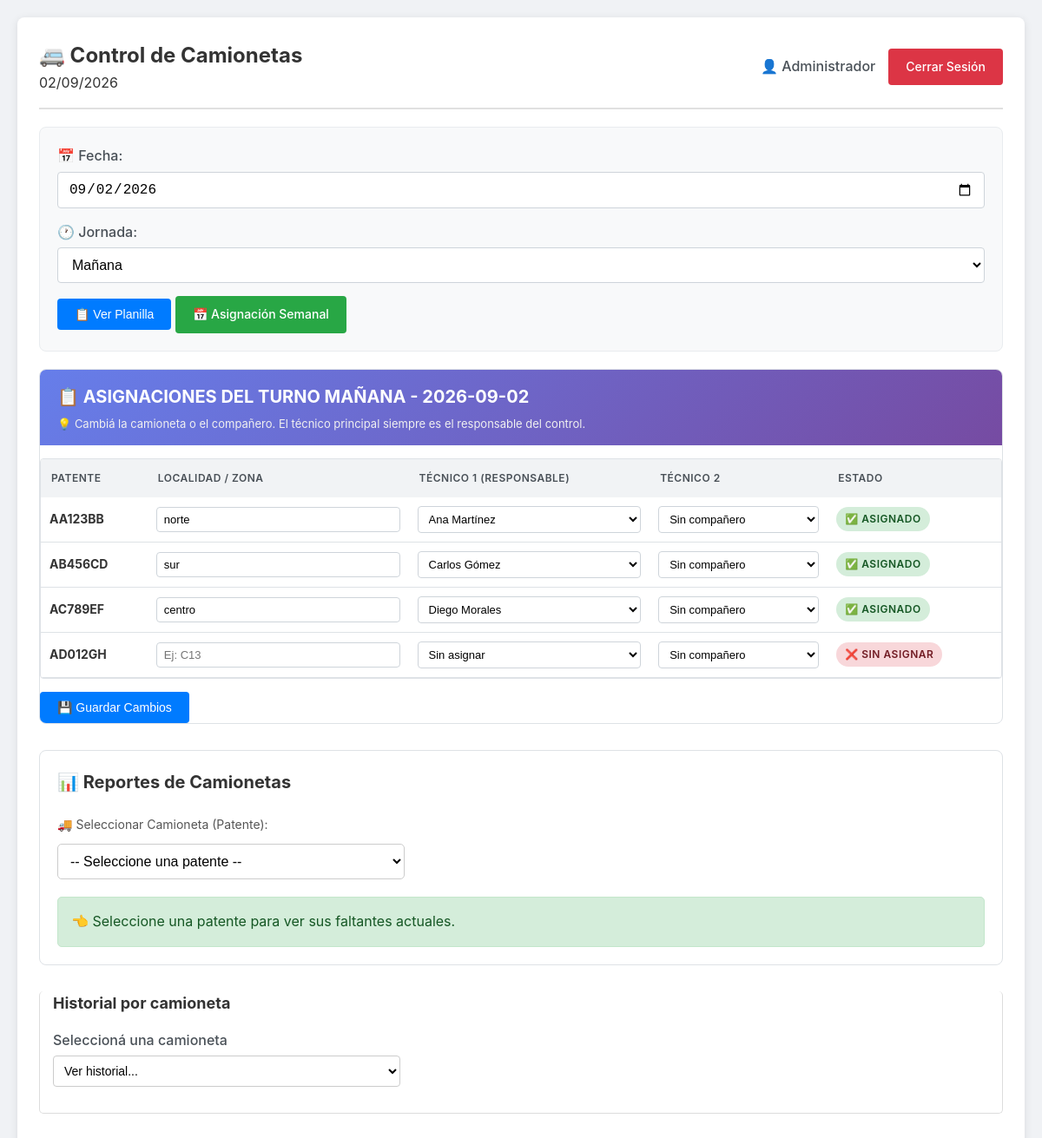
Page /admin (signed in) on the committed database.
### tables this page shows
CREATE TABLE camionetas (
            id INTEGER PRIMARY KEY AUTOINCREMENT,
            patente TEXT UNIQUE NOT NULL,
            activa INTEGER DEFAULT 1
        );

CREATE TABLE asignaciones (
            id INTEGER PRIMARY KEY AUTOINCREMENT,
            camioneta_id INTEGER,
            tecnico_id INTEGER,
            tecnico2_id INTEGER,
            fecha TEXT NOT NULL,
            jornada TEXT NOT NULL,
            estado TEXT DEFAULT 'PENDIENTE',
            zona TEXT,
            FOREIGN KEY (camioneta_id) REFERENCES camionetas(id),
            FOREIGN KEY (tecnico_id) REFERENCES usuarios(id),
            FOREIGN KEY (tecnico2_id) REFERENCES usuarios(id)
        );

### app.py (the view, shortened to what this page needs)
@app.route('/admin')
def admin():
    if 'usuario_id' not in session or session.get('rol') != 'admin':
        return redirect(url_for('login'))
    fecha_seleccionada = request.args.get('fecha', datetime.now().strftime('%Y-%m-%d'))
    jornada_seleccionada = request.args.get('jornada', 'mañana')
    fecha_actual = datetime.now().strftime('%d/%m/%Y')
    conexion = get_db()
    try:
        tecnicos = obtener_tecnicos()
        camionetas = obtener_camionetas()
        asignaciones_actuales = conexion.execute('''
            SELECT a.id as asignacion_id, a.camioneta_id, a.tecnico_id, a.tecnico2_id, a.zona,
                   c.patente as camioneta_patente
            FROM asignaciones a
            LEFT JOIN camionetas c ON a.camioneta_id = c.id
            WHERE a.fecha = ? AND a.jornada = ?
        ''', (fecha_seleccionada, jornada_seleccionada)).fetchall()
        asignaciones_por_camioneta = {}
        for a in asignaciones_actuales:
            asignaciones_por_camioneta[a['camioneta_id']] = {
                'asignacion_id': a['asignacion_id'],
                'tecnico_id': a['tecnico_id'],
                'tecnico2_id': a['tecnico2_id'],
                'zona': a['zona'] or ''
            }
        try:
            reportes = conexion.execute('''
                SELECT
                    r.id, r.tipo, r.elemento, r.estado, r.descripcion, r.fecha_hora,
                    COALESCE(cam.patente, 'SIN ASIGNAR') as patente,
                    COALESCE(u.nombre, 'TÉCNICO DESCONOCIDO') as tecnico_nombre
                FROM reportes r
                LEFT JOIN controles co ON r.control_id = co.id
                LEFT JOIN asignaciones a ON co.asignacion_id = a.id
                LEFT JOIN camionetas cam ON a.camioneta_id = cam.id
                LEFT JOIN usuarios u ON a.tecnico_id = u.id
                ORDER BY r.fecha_hora DESC
            ''').fetchall()
            reportes_por_patente = {}
            for reporte in reportes:
                patente = reporte['patente']
                if patente not in reportes_por_patente:
                    reportes_por_patente[patente] = []
                reportes_por_patente[patente].append(dict(reporte))
            patentes_con_reportes = sorted(reportes_por_patente.keys())
            faltantes_por_patente = {}
        except sqlite3.OperationalError:
            reportes_por_patente = {}
            patentes_con_reportes = []
            faltantes_por_patente = {}
    finally:
        conexion.close()
    mensaje = request.args.get('mensaje', '')
    error = request.args.get('error', '')
    planilla = []
    for camioneta in camionetas:
        info = asignaciones_por_camioneta.get(camioneta['id'], {
            'asignacion_id': None,
            'tecnico_id': None,
            'tecnico2_id': None,
            'zona': ''
        })
        planilla.append({
            'camioneta_id': camioneta['id'],
            'camioneta_patente': camioneta['patente'],
            'asignacion_id': info['asignacion_id'],
            'tecnico_id': info['tecnico_id'],
            'tecnico2_id': info['tecnico2_id'],
            'zona': info['zona']
        })
    return render_template('admin.html',
                         camionetas=camionetas,
                         tecnicos=tecnicos,
                         planilla=planilla,
                         reportes=reportes,
                         reportes_por_patente=reportes_por_patente,
                         faltantes_por_patente=faltantes_por_patente,
                         patentes_con_reportes=patentes_con_reportes,
                         fecha_seleccionada=fecha_seleccionada,
                         jornada_seleccionada=jornada_seleccionada,
                         fecha_actual=fecha_actual,
                         mensaje=mensaje,
                         error=error)

### app.py (called while the page is built)
@app.before_request
def limpiar_redirecciones():
    if 'usuario_id' in session:
        rol = session.get('rol')
        if rol == 'admin' and request.path == '/tecnico':
            return redirect(url_for('admin'))
        if rol == 'jefe' and request.path in ['/tecnico', '/admin']:
            return redirect(url_for('jefe'))
        if rol == 'tecnico' and request.path in ['/admin', '/jefe']:
            return redirect(url_for('tecnico'))

def conectar_db():
    return sqlite3.connect(str(DATABASE))

def get_db():
    conexion = conectar_db()
    conexion.row_factory = sqlite3.Row
    return conexion

def obtener_tecnicos():
    conexion = get_db()
    tecnicos = conexion.execute('''
        SELECT id, nombre FROM usuarios
        WHERE rol = 'tecnico' AND activo = 1 ORDER BY nombre
    ''').fetchall()
    conexion.close()
    return tecnicos

def obtener_camionetas():
    conexion = get_db()
    camionetas = conexion.execute('''
        SELECT id, patente FROM camionetas
        WHERE activa = 1 ORDER BY patente
    ''').fetchall()
    conexion.close()
    return camionetas

### templates/admin.html (shortened to what this page needs)
<!DOCTYPE html>
<html lang="es">
<head>
    <link rel="stylesheet" href="{{ url_for('static', filename='css/style.css') }}">
</head>
<body>
    <div class="container">
        <header>
            <div class="header-left">
                <h1>🚐 Control de Camionetas</h1>
                <span class="fecha-actual">{{ fecha_actual }}</span>
            </div>
            <div class="user-info">
                <span>👤 {{ session.nombre }}</span>
                <a href="{{ url_for('logout') }}" class="btn btn-danger">Cerrar Sesión</a>
            </div>
        </header>
        <div class="jornada-selector">
            <form method="GET" action="{{ url_for('admin') }}">
                <div class="form-group">
                    <label for="fecha">📅 Fecha:</label>
                    <input type="date" id="fecha" name="fecha" value="{{ fecha_seleccionada }}" required>
                </div>
                <div class="form-group">
                    <label for="jornada">🕐 Jornada:</label>
                    <select id="jornada" name="jornada">
                        <option value="mañana" {% if jornada_seleccionada == 'mañana' %}selected{% endif %}>Mañana</option>
                    </select>
                </div>
                <button type="submit" class="btn btn-primary">📋 Ver Planilla</button>
                <a href="{{ url_for('asignacion_semanal') }}" class="btn btn-success">📅 Asignación Semanal</a>
            </form>
        </div>
        <div class="planilla-container">
            <div class="planilla-header">
                <h2>📋 ASIGNACIONES DEL TURNO {{ jornada_seleccionada|upper }} - {{ fecha_seleccionada }}</h2>
                <p>💡 Cambiá la camioneta o el compañero. El técnico principal siempre es el responsable del control.</p>
            </div>
            <form method="POST" action="{{ url_for('guardar_planilla') }}" id="form-planilla">
                <div class="table-responsive">
                    <table class="table-planilla">
                        <thead>
                            <tr>
                                <th>PATENTE</th>
                                <th>LOCALIDAD / ZONA</th>
                                <th>TÉCNICO 1 (Responsable)</th>
                                <th>TÉCNICO 2</th>
                                <th>ESTADO</th>
                            </tr>
                        </thead>
                        <tbody>
                            {% for fila in planilla %}
                            <tr class="fila-asignacion">
                                <td>
                                    <strong>{{ fila.camioneta_patente }}</strong>
                                </td>
                                <td>
                                    <input type="text" name="zona_{{ fila.camioneta_id }}" value="{{ fila.zona or '' }}" placeholder="Ej: C13">
                                </td>
                                <td>
                                    <select name="tecnico_{{ fila.camioneta_id }}" class="tecnico-select">
                                        <option value="">Sin asignar</option>
                                        {% for tecnico in tecnicos %}
                                            <option value="{{ tecnico.id }}"
                                                {% if tecnico.id == fila.tecnico_id %}selected{% endif %}>
                                                {{ tecnico.nombre }}
                                            </option>
                                        {% endfor %}
                                    </select>
                                </td>
                                <td>
                                    <select name="tecnico2_{{ fila.camioneta_id }}" class="tecnico2-select">
                                        <option value="">Sin compañero</option>
                                    </select>
                                </td>
                                <td>
                                    {% if fila.tecnico_id %}
                                        <span class="badge badge-success">✅ ASIGNADO</span>
                                    {% else %}
                                        <span class="badge badge-danger">❌ SIN ASIGNAR</span>
                                    {% endif %}
                                </td>
                            </tr>
                            {% endfor %}
                        </tbody>
                    </table>
                </div>
                <button type="submit" class="btn btn-primary">💾 Guardar Cambios</button>
            </form>
        </div>
        <div class="reportes-section">
            <h2>📊 Reportes de Camionetas</h2>
            <label for="selector-patente">🚚 Seleccionar Camioneta (Patente):</label>
            <br>
            <select id="selector-patente" class="patente-selector" onchange="mostrarDetallesPatente()">
                <option value="">-- Seleccione una patente --</option>
            </select>
            <div id="contenedor-faltantes" class="alerta-ok">
                👈 Seleccione una patente para ver sus faltantes actuales.
            </div>
        </div>
        <section class="panel">
            <h2>Historial por camioneta</h2>
            <div class="form-group">
                <label>Seleccioná una camioneta</label>
                <select onchange="if(this.value) window.location='/historial-camioneta/'+this.value">
                    <option value="">Ver historial...</option>
                </select>
            </div>
        </section>
    </div>
</body>
</html>

### static/css/style.css (style rules this page uses)
* { margin: 0; padding: 0; box-sizing: border-box; }
body { font-family: -apple-system, BlinkMacSystemFont, 'Segoe UI', Roboto, Oxygen, Ubuntu, sans-serif; background-color: #f0f2f5; color: #333; line-height: 1.6; padding: 20px; min-height: 100vh; }
.container { max-width: 1200px; margin: 0 auto; background: white; padding: 25px; border-radius: 8px; box-shadow: 0 2px 10px rgba(0,0,0,0.1); }
header { display: flex; justify-content: space-between; align-items: center; padding-bottom: 15px; border-bottom: 2px solid #e0e0e0; margin-bottom: 20px; flex-wrap: wrap; gap: 10px; }
header h1 { font-size: 24px; color: #333; }
.user-info { display: flex; align-items: center; gap: 15px; flex-wrap: wrap; }
.user-info span { font-weight: 500; color: #495057; }
.btn { display: inline-block; padding: 10px 20px; border: none; border-radius: 4px; font-size: 14px; font-weight: 500; cursor: pointer; text-decoration: none; text-align: center; transition: all 0.3s ease; }
.btn-primary { background-color: #007bff; color: white; }
.btn-success { background-color: #28a745; color: white; }
.btn-danger { background-color: #dc3545; color: white; }
.form-group { margin-bottom: 15px; }
.form-group label { display: block; margin-bottom: 5px; font-weight: 500; color: #495057; }
.form-group input, .form-group select, .form-group textarea { width: 100%; padding: 10px 12px; border: 1px solid #ced4da; border-radius: 4px; font-size: 16px; transition: border-color 0.3s ease; background: white; }
.table-responsive { overflow-x: auto; margin: 15px 0; border-radius: 4px; border: 1px solid #dee2e6; }
.badge { display: inline-block; padding: 4px 10px; border-radius: 20px; font-size: 12px; font-weight: 600; text-transform: uppercase; letter-spacing: 0.5px; }
.badge-success { background-color: #d4edda; color: #155724; }
.badge-danger { background-color: #f8d7da; color: #721c24; }
section { margin: 30px 0; padding: 20px 0; border-top: 1px solid #e9ecef; }
section:first-of-type { border-top: none; padding-top: 0; }
section h2 { margin-bottom: 20px; color: #333; font-size: 22px; }
.jornada-selector { background: #f8f9fa; padding: 20px; border-radius: 8px; margin: 20px 0; border: 1px solid #e9ecef; }
.jornada-selector .form-group { flex: 1; min-width: 150px; }
.planilla-container { background: white; border-radius: 8px; border: 1px solid #dee2e6; overflow: hidden; margin: 20px 0; }
.planilla-header { background: linear-gradient(135deg, #667eea 0%, #764ba2 100%); color: white; padding: 15px 20px; display: flex; justify-content: space-between; align-items: center; flex-wrap: wrap; }
.planilla-header h2 { margin: 0; font-size: 20px; }
.table-planilla { font-size: 14px; }
.table-planilla thead th { background: #f1f3f5; font-weight: 600; text-transform: uppercase; font-size: 12px; letter-spacing: 0.5px; color: #495057; }
.fila-asignacion { transition: background-color 0.2s; }
.reportes-section { margin: 30px 0; padding: 20px; background: white; border-radius: 8px; border: 1px solid #dee2e6; }
.planilla-header p { font-size: 13px; margin: 5px 0 0 0; color: #f0f0f0; }
.table-planilla { font-size: 14px; width: 100%; border-collapse: collapse; }
.table-planilla thead th { background: #f1f3f5; font-weight: 600; text-transform: uppercase; font-size: 12px; letter-spacing: 0.5px; color: #495057; padding: 12px; text-align: left; }
.table-planilla td { padding: 10px; border-bottom: 1px solid #dee2e6; vertical-align: middle; }
.table-planilla input[type="text"], .table-planilla select { width: 100%; padding: 6px 8px; border: 1px solid #ced4da; border-radius: 4px; font-size: 13px; background: white; }
.reportes-section h2 { margin: 0 0 20px 0; font-size: 20px; color: #333; }
.reportes-section label { font-size: 14px; color: #555; }
.patente-selector { width: 100%; max-width: 400px; padding: 10px; margin: 10px 0 20px 0; border-radius: 5px; border: 1px solid #ccc; font-size: 16px; background-color: white; }
.alerta-ok { background-color: #d4edda; border: 1px solid #c3e6cb; color: #155724; padding: 15px; border-radius: 5px; }
.panel { padding: 15px; margin-top: 20px; border: 1px solid #ddd; border-radius: 5px; background-color: white; }
.panel h2 { margin: 0 0 15px 0; font-size: 18px; color: #333; }
.panel select { padding: 8px; border: 1px solid #ccc; border-radius: 4px; font-size: 14px; width: 100%; max-width: 400px; }

### rows in the picture
camionetas: camioneta_patente "AA123BB"
asignaciones: zona "norte"
camionetas: camioneta_patente "AB456CD"
asignaciones: zona "sur"
camionetas: camioneta_patente "AC789EF"
asignaciones: zona "centro"
camionetas: camioneta_patente "AD012GH", shows "❌ SIN ASIGNAR"

### other values in the picture
{{ session.nombre }} "Administrador"
{{ jornada_seleccionada|upper }} "MAÑANA"
{{ fecha_seleccionada }} "2026-09-02"
form field value "Ana Martínez"
form field value "Carlos Gómez"
form field value "Diego Morales"
